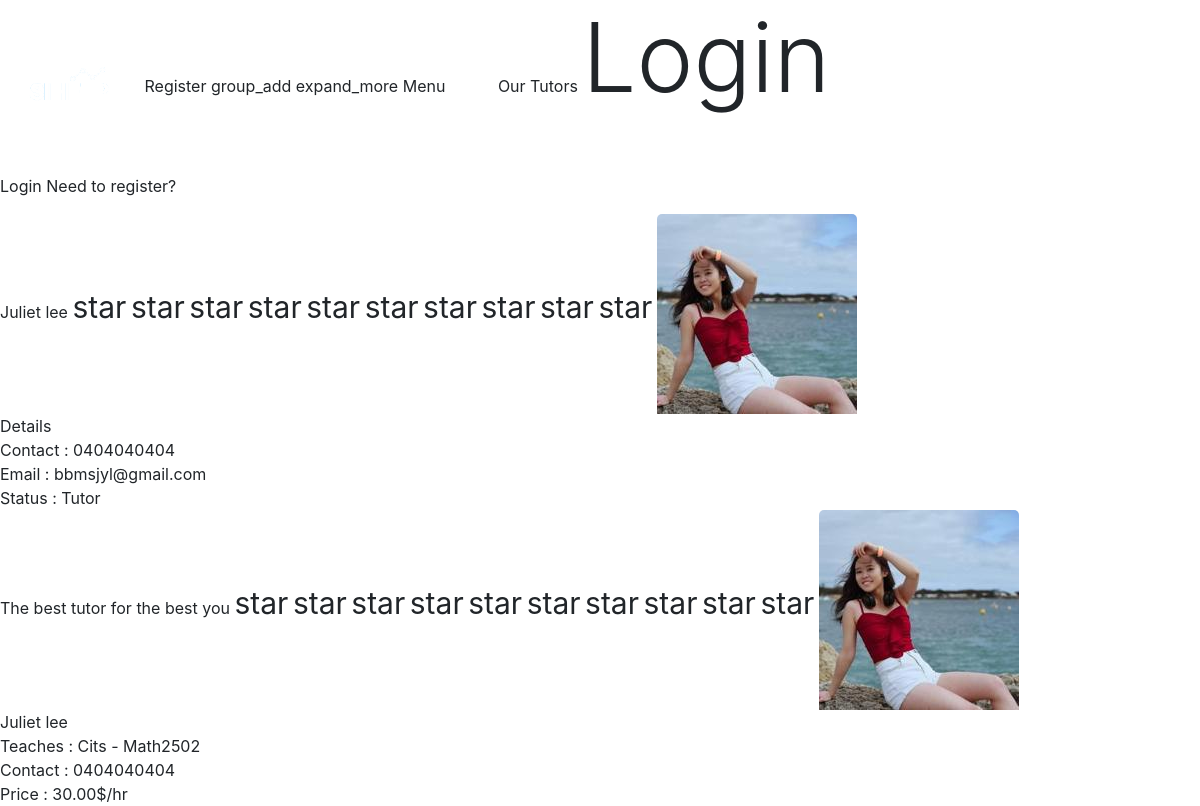
The page /user/1/ on the database its author committed.
### users/models.py (models this page shows, shortened)
class Profile(models.Model):
    user = models.OneToOneField(User, on_delete=models.CASCADE)
    tutor = models.BooleanField(default=False)
    pic = models.ImageField(upload_to = 'profile_pic', default = 'download.png')
    phone = models.CharField(max_length=30, default = "0404040404")
    is_active = models.BooleanField(default=False)

### blog/models.py (models this page shows, shortened)
class Ad(models.Model):
    author = models.ForeignKey(User, on_delete=models.CASCADE)
    title = models.CharField(max_length=100, default = "Hey, I am here to help you")
    date = models.DateTimeField(default=timezone.now)
    subject = models.CharField(max_length=100) #or use foreign key
    unit = models.CharField(max_length=100, blank=True)
    description = models.TextField()
    price = models.DecimalField(max_digits=10, decimal_places=2, default = 25.00)

### blog/views.py (the view)
# urls.py: path('user/<int:pk>/', UserDetailView.as_view(), name='user-detail'),
class UserDetailView(ListView):
    model = User
    template_name = 'blog/user_detail.html'
    def get_context_data(self, **kwargs):
        data = super(UserDetailView, self).get_context_data(**kwargs)
        user = self.kwargs.get('pk')
        ads = Ad.objects.filter(author = user).order_by("-date").annotate(average_rating=Avg('rate__rating'))
        data['ads'] = ads
        count = 0
        summed = 0
        for ad in ads:
            if (ad.average_rating):
                summed += ad.average_rating
            count +=1
        average=round(summed/count)
        SubtractedAverage = 10 -average
        data['range'] = range(0,average)
        data['invertedRange'] = range(0,SubtractedAverage)
        data['avg'] = average
        data['mockuser'] = User.objects.get(id=user)
        realuser = self.request.user
        if user is not None:
            data['user'] = realuser
        else:
            data['user'] = None
        return data

### users/views.py (called while the page is built)
@register.filter
def get_range(value):
    return range(value)

@register.filter
def subtract(value, arg):
    return value - arg

@register.filter
def rounding(value):
    return round(value)

### blog/templates/blog/user_detail.html (shortened to what this page needs)
{% extends 'blog/layout.html' %}
{% load crispy_forms_tags %}
{% block content %}
<v-content>
    <v-layout column justify-space-around >
        <v-container fluid >
            <v-flex mt-0>
                <v-layout row wrap justify-space-around>
            <v-flex xs10  sm8 md5 mt-3>
              <v-card   class=" pb-0 pt-3"
              class="rounded-card"
              >
              <v-layout column  justify-space-around>
                  <v-flex >
                      <v-card-text class = "font-weight-thin title text-center pt-0 pb-1"> {{ mockuser.first_name }} {{ mockuser.last_name }}
                        </v-card-text>
                  </v-flex>
                  <v-flex text-center>
                      {%for i in 10|subtract:avg|rounding|get_range %}
                      <span><v-icon color="gray darken-2  " class = "starry">star</v-icon></span>
                      {%endfor%}
                  </v-flex>
              <v-flex>
                  <v-layout row justifiy-space-around>
                      <v-flex xs5 offset-xs1  mt-3 pa-3 offset-md1 >
                          <v-avatar
                          tile
                        size="130"
                        color="grey lighten-4"
                      >
                        <img src="{{ mockuser.profile.pic.url }}" alt="avatar">
                      </v-avatar>
                     </v-flex>
                      <v-flex xs8 offset-xs1  mt-3 pa-3 md9>
                        <div class = "headline"> Details</div>
                              <div>Contact : {{mockuser.profile.phone}}</div>
                              <div>Email  : {{ mockuser.email }}</div>
                              {% if mockuser.profile.tutor %}
                              <div>Status : Tutor</div>
                              {%else%}
                              <div>Status : Student</div>
                              {%endif%}
                          </v-flex>
                  </v-layout>
              </v-flex>
            </v-layout>
            </v-card>
  </v-flex>
  </v-layout>
</v-flex>
        </v-container>
        {% if ads|length > 0 %}
                    <v-container fluid >
                        <v-flex mt-0>
                            <v-layout row wrap justify-space-around>
                        {% for ad in ads %}
                    <v-flex xs10  sm8 md5 mt-3>
                    <v-card   class=" pb-0 pt-3"
                    class="rounded-card"
                    >
                    <v-layout column  justify-space-around>
                        <v-flex >
                            <v-card-text class = "font-weight-thin title text-center pt-0 pb-1"> {{ad.title}} </v-card-text>
                        </v-flex>
                        <v-flex text-center>
                            {% if ad.average_rating %}
                            {% for n in ad.average_rating|rounding|get_range %}
                            <span><v-icon color="amber darken-2"  class = "starry" >star</v-icon></span>
                            {%endfor%}
                            {%for i in 10|subtract:ad.average_rating|rounding|get_range %}
                            <span><v-icon color="gray darken-2  " class = "starry">star</v-icon></span>
                            {%endfor%}
                            {%else%}
                            {%for i in 10|get_range %}
                            <span><v-icon  color="gray darken-2" class = "starry" >star</v-icon></span>
                            {%endfor%}
                            {%endif%}
                        </v-flex>
                    <v-flex>
                        <v-layout row justifiy-space-around>
                            <v-flex xs5 offset-xs1  mt-3 pa-3 offset-md1 >
                                    <v-avatar
                                    tile
                                  size="130"
                                  color="grey lighten-4"
                                >
                                  <img src="{{ ad.author.profile.pic.url }}" alt="avatar">
                                </v-avatar>
                            </v-flex>
                            <v-flex xs8 offset-xs1  mt-3 pa-3 md9>
                                    <div class="headline">{{ ad.author.first_name }} {{ ad.author.last_name }}</div>
                                    <div class = "units">Teaches : {{ad.subject.capitalize}} - {{ad.unit.capitalize}}</div>
                                    <div>Contact : {{ad.author.profile.phone}}</div>
                                    <div>Price   : {{ad.price}}$/hr</div>
                    </v-layout>
                    </v-card>
                    </v-flex>
                    {%endfor%}
                  </v-layout>
                                                                          </v-container>
                          </v-layout>
                            </v-content>
                    {%else%}
    <v-container   grid-list-xl  >
        <v-text text-center class = "display-1">No Ads found</v-text>
         <v-divider inset></v-divider>
   </v-container>
   {%endif%}
{% endblock %}

### blog/static/blog/Entry.css (style rules this page uses)
img { border-radius: 5px 5px 0 0; }
@media only screen and (min-width: 652px) { .starry { font-size:25px; } }
@media only screen and (min-width: 652px) { .units { max-width: 250px; overflow: hidden; white-space: nowrap; text-overflow: ellipsis; } }
@media only screen and (min-width: 768px) { .starry { font-size:25px; } }
@media only screen and (min-width: 768px) { .units { max-width: 250px; overflow: hidden; white-space: nowrap; text-overflow: ellipsis; } }
@media only screen and (min-width: 850px) { .starry { font-size:25px; } }
@media only screen and (min-width: 850px) { .units { max-width: 250px; overflow: hidden; white-space: nowrap; text-overflow: ellipsis; } }
@media only screen and (min-width: 992px) { .starry { font-size:25px; } }
@media only screen and (min-width: 992px) { .units { max-width: 250px; overflow: hidden; white-space: nowrap; text-overflow: ellipsis; } }
@media only screen and (min-width: 1200px) { .starry { font-size:30px; } }
@media only screen and (min-width: 1200px) { .units { max-width: 290px; overflow: hidden; white-space: nowrap; text-overflow: ellipsis; } }

### rows shown on the page
Ad: title "The best tutor for the best you", author.profile.pic (picture), author.first_name "Juliet", author.last_name "lee", subject "Cits", unit "Math2502", author.profile.phone "0404040404", price "30.00"

### other values the page prints
{{ mockuser.first_name }} "Juliet"
{{ mockuser.last_name }} "lee"
{{ mockuser.profile.phone }} "0404040404"
{{ mockuser.email }} "bbmsjyl@gmail.com"
